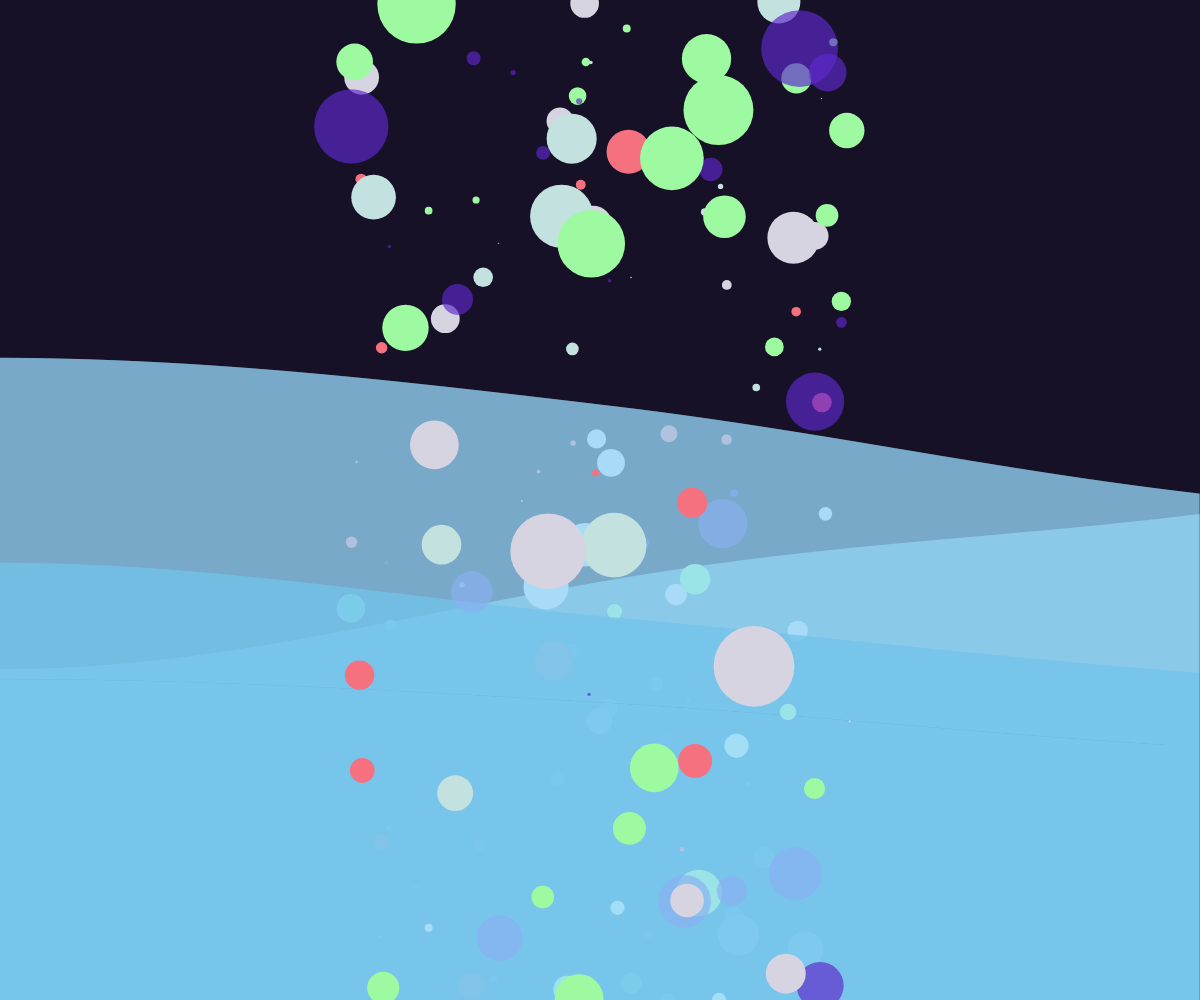
Frame 1 (no input)
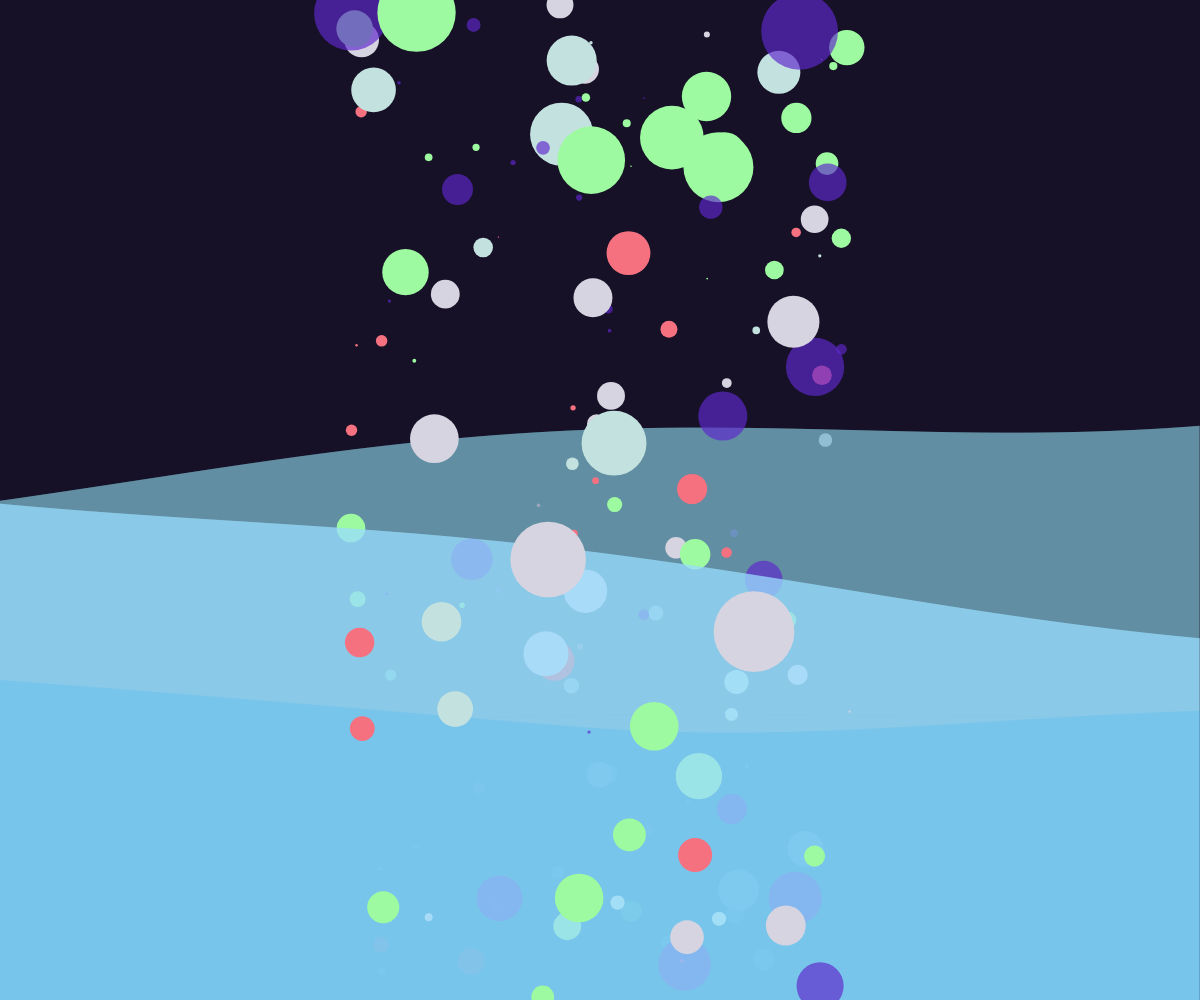
Frame 60 (no input)
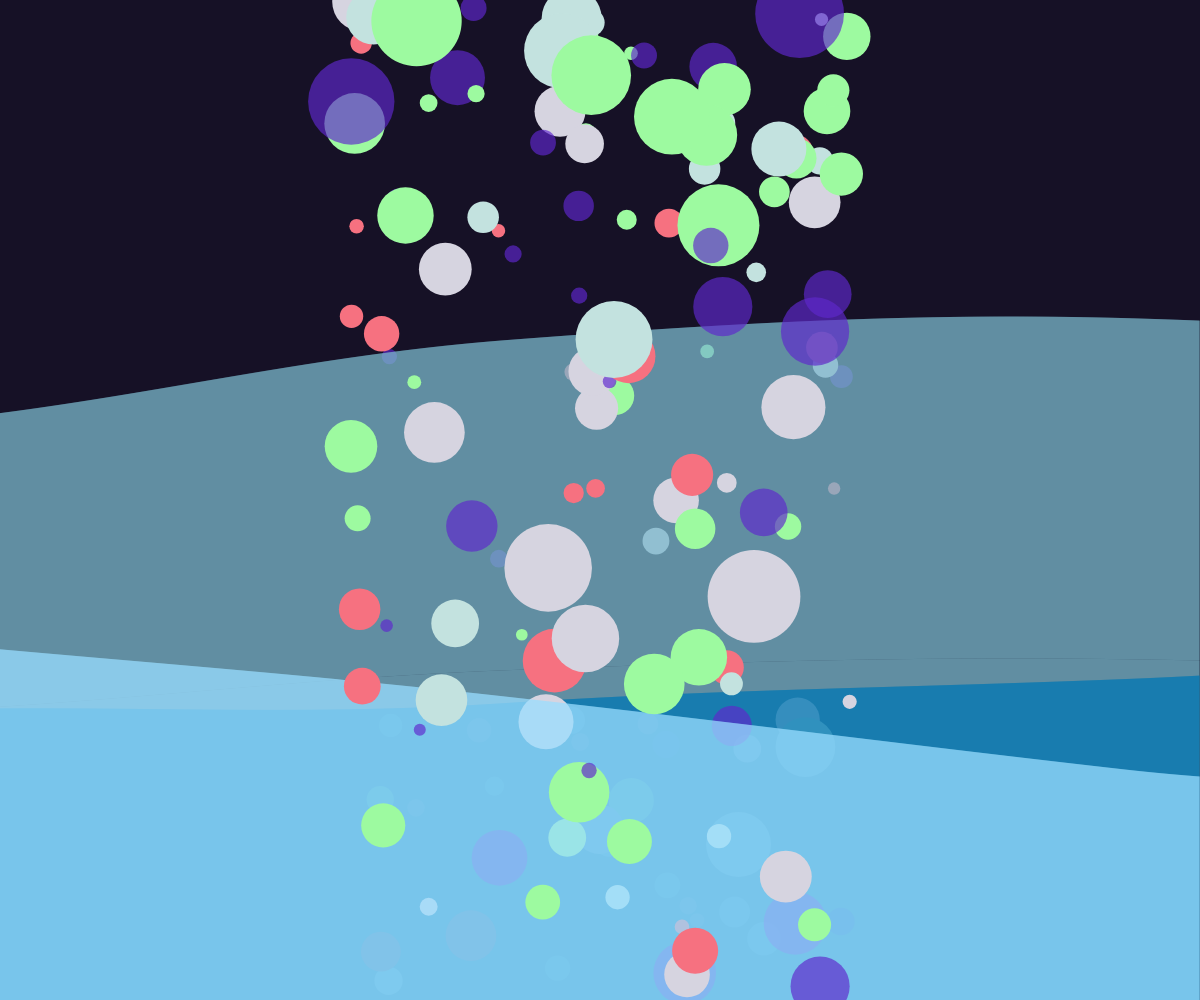
Frame 120 (the mouse pressed at the canvas centre since frame 60)

The p5.js sketch that drew these frames (run headless with seeded random() and noise() and a simulated clock; from frame 60 on, the mouse is pressed at the canvas centre):

// p5.js sketch
// ── sketch.js
let start = 0.0;
let xoff = 0.0;
let inc = 0.0002;
let c;

function setup() {
  createCanvas(windowWidth, windowHeight);
  colorMode(HSB, 360, 100, 100, 100);
  
  var colorList = ["#f67180", "#d6d4e0", "#5f27cdaa", "#9dfaa0", "#c3e2df"];
   bubbles = [];
   for (let i = 0; i < 160; i++) {
      bubbles.push({
         x: random(width/2-250,width/2+250),
         y: random(height),   
         color: random(colorList),
         size: random(5+i/2),
         speed: random(-2, 2),
      });
    }
}
  
let bubbles;
  
function draw() {
  background(255,56,15);
  for (let i = 0; i < 40; i++) {
      noStroke();
      fill(bubbles[i].color);
      circle(bubbles[i].x, bubbles[i].y, bubbles[i].size+mouseX*0.02);
      if (bubbles[i].y >= height) {
          bubbles[i].speed *= -1;
      }
      if (bubbles[i].y <= 0) {
          bubbles[i].speed *= -1;
      }
      bubbles[i].y += bubbles[i].speed;
  }
  wave1();
  for (let i = 40; i < 80; i++) {
      noStroke();
      fill(bubbles[i].color);
      circle(bubbles[i].x, bubbles[i].y, bubbles[i].size+mouseX*0.04);
      if (bubbles[i].y >= height) {
          bubbles[i].speed *= -1;
      }
      if (bubbles[i].y <= 0) {
          bubbles[i].speed *= -1;
      }
      bubbles[i].y += bubbles[i].speed;
  }
  wave2();
  for (let i = 80; i < 120; i++) {
      noStroke();
      fill(bubbles[i].color);
      circle(bubbles[i].x, bubbles[i].y, bubbles[i].size+mouseY*0.02);
      if (bubbles[i].y >= height) {
          bubbles[i].speed *= -1;
      }
      if (bubbles[i].y <= 0) {
          bubbles[i].speed *= -1;
      }
      bubbles[i].y += bubbles[i].speed;
  }
  
   wave3();
  for (let i = 120; i < 160; i++) {
      noStroke();
      fill(bubbles[i].color);
      circle(bubbles[i].x, bubbles[i].y, bubbles[i].size+mouseX*0.02);
      if (bubbles[i].y >= height) {
          bubbles[i].speed *= -1;
      }
      if (bubbles[i].y <= 0) {
          bubbles[i].speed *= -1;
      }
      bubbles[i].y += bubbles[i].speed;
  }
}

function wave1() {
  xoff = start;
  for (let x = 0; x < width; x++) {
    let y = noise(xoff*1) * height;
    c = color(195, 40, 80);
    stroke(c);
    line(x, y, x, height);
    xoff += inc;
    start += inc / 300;
  }

}

function wave2() {
  xoff = start - 10;
  for (let x = 0; x < width; x++) {
    let y = noise(xoff*1) * height+100;
    c = color(200, 100, 70);
    c.setAlpha(100);
    stroke(c);
    line(x, y, x, height);
    xoff += inc;
    start += inc / 200;
  }
}

function wave3() {
  xoff = start - 20;
  for (let x = 0; x < width; x++) {
    let y = noise(xoff*1) * height+100;
    c = color(200, 40, 100);
    c.setAlpha(100);
    stroke(c);
    line(x, y, x, height);
    xoff += inc;
    start += inc / 100;
  }
}
